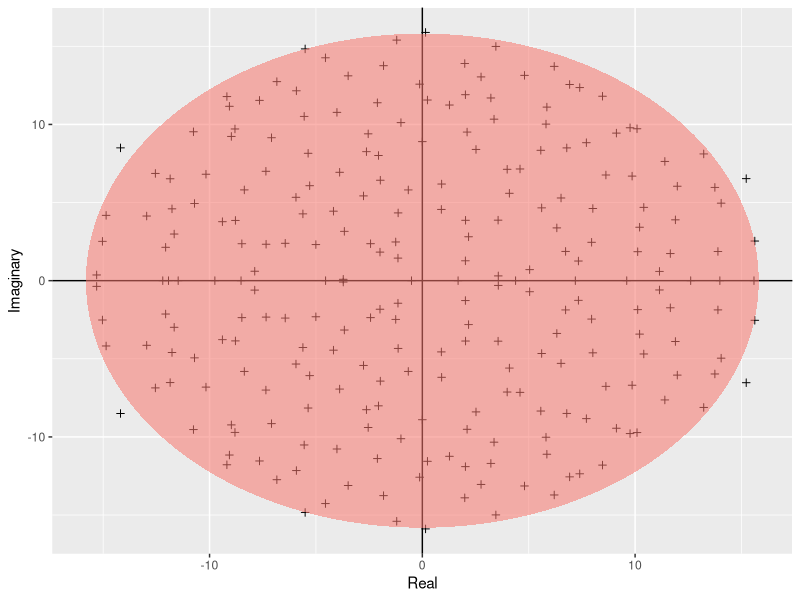
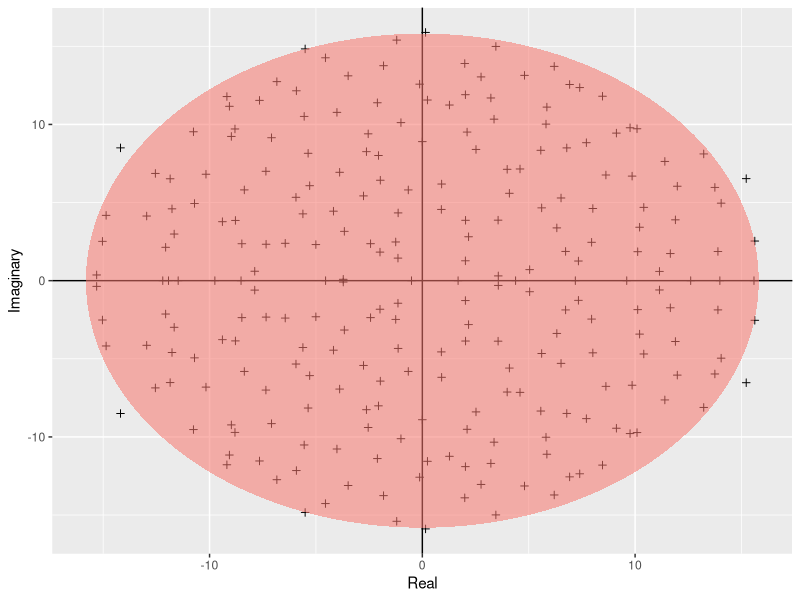

These charts were generated, in order, by the following R code:
## load ggplot2 for plotting
require(ggplot2)

## Build a function to calculate the elipse
build_elipse <- function(hradius, vradius){
    npoints = 250
    a <- seq(0, 2 * pi, length = npoints + 1)
    x <- hradius * cos(a)
    y <- vradius * sin(a)
    return(data.frame(x = x, y = y))
}


N <- 250  # assign the size of the matrix
M <- matrix(rnorm(N * N), N, N)  # build the matrix
eigvals <- eigen(M)$values  # find the eigenvalues
eigDF <- data.frame("Real" = Re(eigvals), "Imaginary" = Im(eigvals))  # build a dataframe
my_radius <- sqrt(N)  # calculate the radius of the circle
ellDF <- build_elipse(my_radius, my_radius)  # dataframe to plot the elipse
names(ellDF) <- c("Real", "Imaginary")  # rename the columns


## Plotting
# plot the eigenvalues
p <- ggplot(eigDF, aes(x = Real, y = Imaginary))
p <- p +
    geom_point(shape = I(3)) +
    theme(legend.position = "none")

# add the vertical and horizontal line
p <- p + geom_hline(aes(yintercept = 0))
p <- p + geom_vline(aes(xintercept = 0))

# add the ellipse
p <- p + geom_polygon(data = ellDF, aes(x = Real, y = Imaginary, alpha = 1/20, fill = "red"))
p


## Output the result figure into results directory
dir.create("../results", showWarnings = FALSE)  # Create the directory if it doesn't exist
ggsave("../results/Girko.pdf", plot = p)